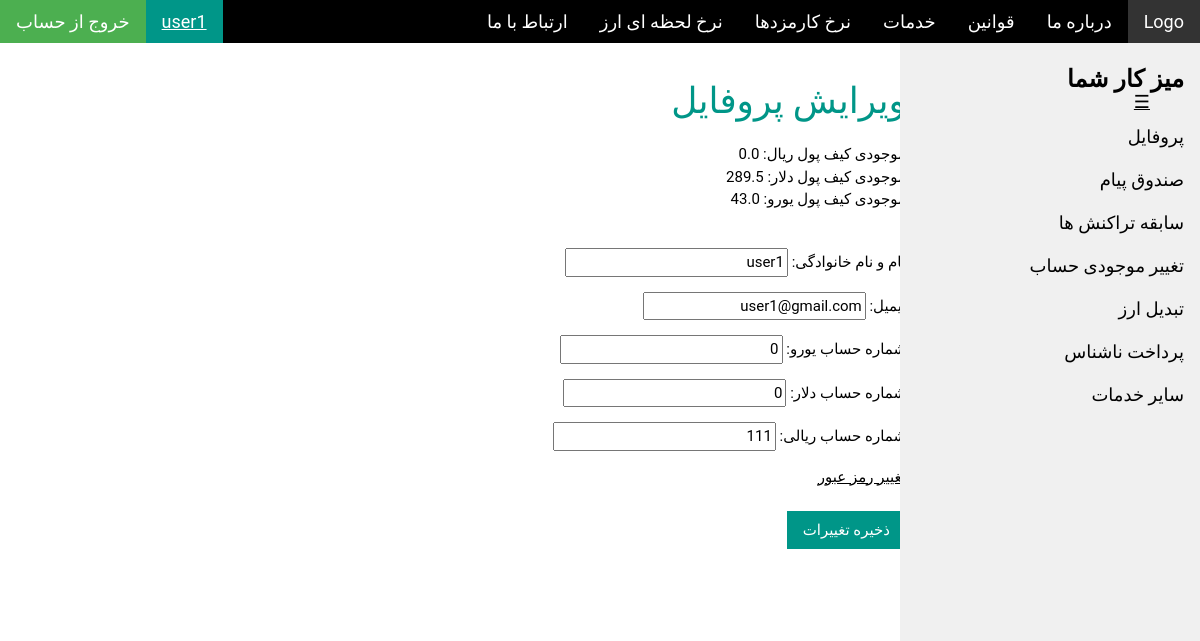
Screenshot of /manager_profile_edit (signed in) with the database file from the repository.
### blog/models.py (models this page shows, shortened)
class Person(models.Model):
    class Meta:
        abstract = True

class MyUser(AbstractBaseUser, Person):
    email = models.EmailField(max_length=254, unique=True, db_index=True , null=False , blank=False)
    name = models.CharField(max_length=50 , null=True, blank=True)
    acc_num =  models.CharField(max_length=30 , null=False, blank=False)
    rial_wallet=models.FloatField(default=0)
    dollar_wallet=models.FloatField(default=0)
    euro_wallet=models.FloatField(default=0)
    salary = models.FloatField(default=0)
    dollor_account =  models.CharField(max_length=30 , null=False);
    euro_account = models.CharField(max_length=30 , null=False)
    status = models.CharField(max_length=10, default="enabled")
    is_active = models.BooleanField(default=True)
    is_admin = models.BooleanField(default=False)
    is_employee = models.BooleanField(default=False)
    objects = MyUserManager()
    USERNAME_FIELD = 'email'
    REQUIRED_FIELDS = []

### blog/views.py (the view, shortened to what this page needs)
# urls.py: url(r'^manager_profile_edit$', views.manager_profile_edit, name='manager_profile_edit'),
@login_required(redirect_field_name='login')
def manager_profile_edit(request):
    form = NameForm3(request = request)
    return render(request, 'manager_profile_edit.html', {'form':form})

### blog/forms.py
class NameForm3(forms.ModelForm):
    def __init__(self , *args, **kwargs):
        self.request = kwargs.pop('request', None)
        super(NameForm3, self).__init__(*args, **kwargs)
        self.fields['name'].widget.attrs['value'] = self.request.user.name
        self.fields['email'].widget.attrs['value'] = self.request.user.email
        self.fields['acc_num'].widget.attrs['value'] = self.request.user.acc_num
        self.fields['dollor_account'].widget.attrs['value'] = self.request.user.dollor_account
        self.fields['euro_account'].widget.attrs['value'] = self.request.user.euro_account
    class Meta:
        model =MyUser
        fields = ['name', 'email',  'euro_account','dollor_account','acc_num' ]
        labels ={
            'email': "ایمیل",
            'name': "نام و نام خانوادگی",
            'acc_num': 'شماره حساب ریالی',
            'dollor_account': 'شماره حساب دلار',
            'euro_account': 'شماره حساب یورو',
        }

### blog/templates/manager_profile_edit.html (shortened to what this page needs)
<!DOCTYPE html>
{% load static %}
{% if request.user.is_admin %}
{% include "base_manager.html" %}
{% elif request.user.is_employee %}
{% include "base_employee.html" %}
{% else %}
{% include "base_user.html" %}
{% endif %}
<html>
<link rel="stylesheet" type="text/css" href="{% static 'blog/css/index_w3.css' %}" />
<link rel="stylesheet" type="text/css" href="{% static 'blog/css/index_w3-theme-black.css' %}" />
<body>
<div class="w3-main" dir="rtl" style="margin-right:270px">
	<div id="about" class="w3-row w3-padding-64  w3-padding-large">
		<h1 class="w3-text-teal">ویرایش پروفایل</h1>
{% block content %}
        <form method="post" action="manager_profile_edit" id="four" enctype="multipart/form-data">
            <label> موجودی کیف پول ریال: {{  request.user.rial_wallet  }}</label><br>
            <label> موجودی کیف پول دلار: {{ request.user.dollar_wallet  }}</label><br>
            <label> موجودی کیف پول یورو: {{ request.user.euro_wallet}}</label><br><br>
              {{ form.as_p }}
            <p><a style="float:right; color: black;" href="{% url 'manager_bala_pass' %}">تغییر رمز عبور</a></p><br/><br/>
            {% if not messages %}
             <button class="w3-button w3-hover-black w3-teal" type="submit" >ذخیره تغییرات</button><br>
            {% endif %}
        </form>
{% endblock %}
    </div>
</div>
</body>
</html>

### blog/templates/base_user.html (shortened to what this page needs)
<!DOCTYPE html>
{% load static %}
<html>
<link rel="stylesheet" type="text/css" href="{% static 'blog/css/index_w3.css' %}" />
<link rel="stylesheet" type="text/css" href="{% static 'blog/css/index_w3-theme-black.css' %}" />
<body>
<div class="w3-top topnav" >
  <div class="w3-bar w3-theme w3-top w3-left-align w3-large">
    <a href="{% url 'index_user' %}" class="w3-bar-item w3-button w3-theme-l1 w3-right">Logo</a>
    <a href="{% url 'index_user' %}#about" class="w3-bar-item w3-button w3-hide-small w3-hover-white w3-right">درباره ما</a>
	<a href="{% url 'index_user' %}#policy" class="w3-bar-item w3-button w3-hide-small w3-hover-white w3-right">قوانین</a>
    <a href="{% url 'index_user' %}#service" class="w3-bar-item w3-button w3-hide-small w3-hover-white w3-right">خدمات</a>
	<a href="{% url 'index_user' %}#nerkh" class="w3-bar-item w3-button w3-hide-small w3-hover-white w3-right">نرخ کارمزدها</a>
	<a href="{% url 'index_user' %}#nerkh-arz" class="w3-bar-item w3-button w3-hide-small w3-hover-white w3-right">نرخ لحظه ای ارز</a>
	<a href="{% url 'index_user' %}#contact" class="w3-bar-item w3-button w3-hide-small w3-hover-white w3-right">ارتباط با ما</a>
	<a href="{% url 'logout' %}" class="w3-bar-item w3-button w3-hover-green">خروج از حساب</a>
    <a href="#" class="w3-bar-item w3-label w3-teal w3-hover-teal">{{ request.user.name }} </a>
  </div>
</div>
<nav class="w3-sidebar w3-bar-block w3-collapse w3-large w3-theme-l5 w3-animate-right" style="width:25%;right:0"  id="mySidebar">
  <h3 class="w3-bar-item"><b>میز کار شما</b></h3>
  <a class="w3-bar-item w3-button w3-hover-black" href="{% url 'user_profile_edit' %}">پروفایل</a>
  <a class="w3-bar-item w3-button w3-hover-black" href="{% url 'message' %}">صندوق پیام</a>
  <a class="w3-bar-item w3-button w3-hover-black" href="{% url 'usertransactions' pke=user.pk %}">سابقه تراکنش ها</a>
  <a class="w3-bar-item w3-button w3-hover-black" href="{% url 'user_charge' %}">تغییر موجودی حساب</a>
  <a class="w3-bar-item w3-button w3-hover-black" href="{% url 'user_change' %}">تبدیل ارز</a>
  <a class="w3-bar-item w3-button w3-hover-black" href="{% url 'user_unknownpay' %}">پرداخت ناشناس</a>
  <a class="w3-bar-item w3-button w3-hover-black" href="{% url 'user_service' %}">سایر خدمات</a>
 <a style=" float: right; position: fixed; right:50px; top:88px;" href="javascript:void(0);" class="icon" onclick="myFunction()">&#9776;</a>
</nav>
</body>
</html>

### blog/static/blog/css/index_w3.css (style rules this page uses)
html { box-sizing:border-box }
*,*:before,*:after { box-sizing:inherit }
html { -ms-text-size-adjust:100%;-webkit-text-size-adjust:100% }
body { margin:0 }
article,aside,details,figcaption,figure,footer,header,main,menu,nav,section,summary { display:block }
a { background-color:transparent;-webkit-text-decoration-skip:objects }
button,input,select,textarea { font:inherit;margin:0 }
button,input { overflow:visible }
button,select { text-transform:none }
button,html [type=button],[type=reset],[type=submit] { -webkit-appearance:button }
html,body { font-family:Verdana,sans-serif;font-size:15px;line-height:1.5 }
html { overflow-x:hidden }
h1 { font-size:36px; text-align:right }
h3 { font-size:24px; text-align:right }
h1,h2,h3,h4,h5,h6 { font-family:"Segoe UI",Arial,sans-serif;font-weight:400;margin:10px 0 }
a { color:inherit }
.w3-btn,.w3-button { border:none;display:inline-block;padding:8px 16px;vertical-align:middle;overflow:hidden;text-decoration:none;color:inherit;background-color:inherit;text-align:center;cursor:pointer;white-space:nowrap }
.w3-btn,.w3-button { -webkit-touch-callout:none;-webkit-user-select:none;-khtml-user-select:none;-moz-user-select:none;-ms-user-select:none;user-select:none }
.w3-sidebar { height:100%;width:200px;background-color:#fff;position:fixed!important;z-index:1;overflow:auto }
.w3-main,#main { transition:margin-left .4s }
.w3-bar { width:100%;overflow:hidden }
.w3-bar .w3-bar-item { padding:8px 16px;float:left;width:auto;border:none;display:block;outline:0 }
.w3-bar .w3-button { white-space:normal }
.w3-bar-block .w3-bar-item { width:100%;display:block;padding:8px 16px;text-align:right;border:none;white-space:normal;float:none;outline:0 }
.w3-container:after,.w3-container:before,.w3-panel:after,.w3-panel:before,.w3-row:after,.w3-row:before,.w3-row-padding:after,.w3-row-padding:before, .w3-cell-row:before,.w3-cell-row:after,.w3-clear:after,.w3-clear:before,.w3-bar:before,.w3-bar:after { content:"";display:table;clear:both }
@media (min-width:993px) { .w3-sidebar.w3-collapse { display:block!important } }
.w3-top,.w3-bottom { position:fixed;width:100%;z-index:1 }
.w3-top { top:0 }
.w3-animate-right { position:relative;animation:animateright 0.4s }
.w3-large { font-size:18px!important }
.w3-left-align { text-align:left!important }
.w3-padding-large { padding:12px 24px!important }
.w3-padding-64 { padding-top:64px!important;padding-bottom:64px!important }
.w3-right { float:right!important }
.w3-teal,.w3-hover-teal:hover { color:#fff!important;background-color:#009688!important }
.w3-text-teal,.w3-hover-text-teal:hover { color:#009688!important }

### blog/static/blog/css/index_w3-theme-black.css (style rules this page uses)
.w3-theme-l5 { color:#000 !important; background-color:#f0f0f0 !important }
.w3-theme-l1 { color:#fff !important; background-color:#333333 !important }
.w3-theme { color:#fff !important; background-color:#000000 !important }

### blog/templates/base_user.html (style rules this page uses)
html,body,h1,h2,h3,h4,h5,h6 { font-family: "Roboto","B Nazanin", sans-serif; }
.w3-sidebar { z-index: 3; width: 250px; top: 43px; bottom: 0; height: inherit; }

### blog/templates/manager_profile_edit.html (style rules this page uses)
html,body,h1,h2,h3,h4,h5,h6 { font-family: "Roboto","B Nazanin", sans-serif; }
.w3-sidebar { z-index: 3; width: 250px; top: 43px; bottom: 0; height: inherit; }

### rows the page displays
MyUser: user.name "user1", user.rial_wallet "0.0", user.dollar_wallet "289.5", user.euro_wallet "43.0", name "user1", email "user1@gmail.com", euro_account "0", dollor_account "0", acc_num "111"
